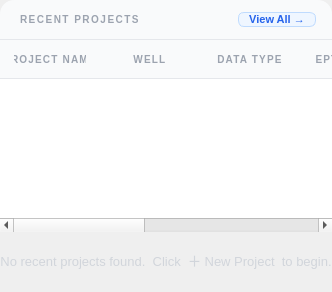
        <widget class="QFrame" name="recentProjectsFrame">
         <property name="styleSheet">
          <string notr="true">QFrame#recentProjectsFrame {
    background: #ffffff;
    border: 1px solid #dde3ed;
    border-radius: 14px;
}</string>
         </property>
         <layout class="QVBoxLayout" name="rpVL">
          <property name="spacing"><number>0</number></property>
          <property name="leftMargin"><number>0</number></property>
          <property name="topMargin"><number>0</number></property>
          <property name="rightMargin"><number>0</number></property>
          <property name="bottomMargin"><number>0</number></property>

          <!-- Header bar -->
          <item>
           <widget class="QFrame" name="rpHeaderBar">
            <property name="styleSheet">
             <string notr="true">QFrame#rpHeaderBar {
    background: #f9fafb;
    border-top-left-radius: 14px;
    border-top-right-radius: 14px;
    border-bottom: 1px solid #e5e7eb;
}</string>
            </property>
            <layout class="QHBoxLayout" name="rpHeaderHL">
             <property name="spacing"><number>10</number></property>
             <property name="leftMargin"><number>20</number></property>
             <property name="topMargin"><number>12</number></property>
             <property name="rightMargin"><number>16</number></property>
             <property name="bottomMargin"><number>12</number></property>
             <item>
              <widget class="QLabel" name="lblRPHeader">
               <property name="styleSheet">
                <string notr="true">font-size: 10px; font-weight: 700; color: #9ca3af; letter-spacing: 1.5px;</string>
               </property>
               <property name="text"><string>RECENT PROJECTS</string></property>
              </widget>
             </item>
             <item>
              <spacer name="rpHdrSp">
               <property name="orientation"><enum>Qt::Horizontal</enum></property>
               <property name="sizeHint" stdset="0"><size><width>10</width><height>0</height></size></property>
              </spacer>
             </item>
             <item>
              <widget class="QPushButton" name="btnViewAllProjects">
               <property name="maximumSize"><size><width>85</width><height>28</height></size></property>
               <property name="cursor"><cursorShape>PointingHandCursor</cursorShape></property>
               <property name="styleSheet">
                <string notr="true">QPushButton {
    background: #eff6ff;
    color: #2563eb;
    border: 1px solid #bfdbfe;
    border-radius: 6px;
    font-size: 11px; font-weight: 600; padding: 0 10px;
}
QPushButton:hover { background: #dbeafe; }</string>
               </property>
               <property name="text"><string>View All →</string></property>
              </widget>
             </item>
            </layout>
           </widget>
          </item>

          <!-- Table -->
          <item>
           <widget class="QTableWidget" name="tblRecentProjects">
            <property name="minimumSize"><size><width>0</width><height>165</height></size></property>
            <property name="styleSheet">
             <string notr="true">QTableWidget {
    background: #ffffff;
    border: none;
    border-bottom-left-radius: 14px;
    border-bottom-right-radius: 14px;
    color: #374151;
    font-size: 12px;
    selection-background-color: #eff6ff;
    selection-color: #1d4ed8;
    outline: none;
}
QTableWidget::item { padding: 10px 14px; border-bottom: 1px solid #f3f4f6; }
QTableWidget::item:hover { background: #f9fafb; }
QHeaderView::section {
    background: #f9fafb;
    color: #9ca3af;
    font-size: 10px; font-weight: 700;
    letter-spacing: 1.2px;
    padding: 10px 14px;
    border: none;
    border-bottom: 1px solid #e5e7eb;
}
QTableWidget QScrollBar:vertical { width:5px; background:#f3f4f6; }
QTableWidget QScrollBar::handle:vertical { background:#d1d5db; border-radius:2px; }</string>
            </property>
            <property name="frameShape"><enum>QFrame::NoFrame</enum></property>
            <property name="editTriggers"><set>QAbstractItemView::NoEditTriggers</set></property>
            <property name="selectionMode"><enum>QAbstractItemView::SingleSelection</enum></property>
            <property name="selectionBehavior"><enum>QAbstractItemView::SelectRows</enum></property>
            <property name="showGrid"><bool>false</bool></property>
            <property name="rowCount"><number>0</number></property>
            <property name="columnCount"><number>7</number></property>
            <attribute name="horizontalHeaderVisible"><bool>true</bool></attribute>
            <attribute name="verticalHeaderVisible"><bool>false</bool></attribute>
            <attribute name="horizontalHeader/stretchLastSection"><bool>true</bool></attribute>
            <column><property name="text"><string>PROJECT NAME</string></property></column>
            <column><property name="text"><string>WELL</string></property></column>
            <column><property name="text"><string>DATA TYPE</string></property></column>
            <column><property name="text"><string>DEPTH RANGE</string></property></column>
            <column><property name="text"><string>LAST MODIFIED</string></property></column>
            <column><property name="text"><string>STATUS</string></property></column>
            <column><property name="text"><string>ACTIONS</string></property></column>
           </widget>
          </item>

          <!-- Empty state -->
          <item>
           <widget class="QLabel" name="lblNoProjects">
            <property name="styleSheet">
             <string notr="true">color: #d1d5db; font-size: 13px; padding: 18px 0 22px 0;</string>
            </property>
            <property name="text"><string>No recent projects found.  Click  ＋ New Project  to begin.</string></property>
            <property name="alignment"><set>Qt::AlignCenter</set></property>
           </widget>
          </item>

         </layout>
        </widget>
